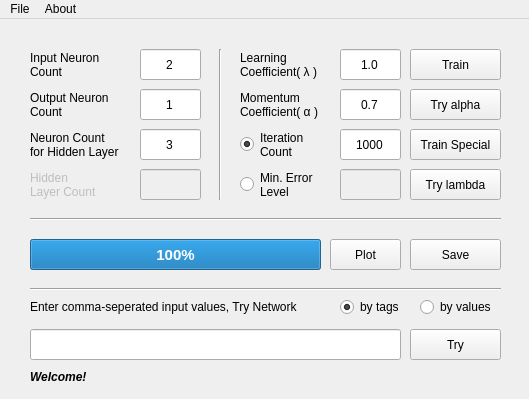
<?xml version="1.0" encoding="UTF-8"?>
<ui version="4.0">
 <class>MainWindow</class>
 <widget class="QMainWindow" name="MainWindow">
  <property name="geometry">
   <rect>
    <x>0</x>
    <y>0</y>
    <width>529</width>
    <height>399</height>
   </rect>
  </property>
  <property name="minimumSize">
   <size>
    <width>529</width>
    <height>366</height>
   </size>
  </property>
  <property name="maximumSize">
   <size>
    <width>529</width>
    <height>400</height>
   </size>
  </property>
  <property name="windowTitle">
   <string>Neural Network Parametric</string>
  </property>
  <property name="windowIcon">
   <iconset>
    <normaloff>thinking.png</normaloff>thinking.png</iconset>
  </property>
  <property name="toolTipDuration">
   <number>3</number>
  </property>
  <widget class="QWidget" name="centralWidget">
   <widget class="QPushButton" name="btn_train">
    <property name="geometry">
     <rect>
      <x>410</x>
      <y>30</y>
      <width>91</width>
      <height>31</height>
     </rect>
    </property>
    <property name="text">
     <string>Train</string>
    </property>
   </widget>
   <widget class="QLabel" name="label">
    <property name="geometry">
     <rect>
      <x>30</x>
      <y>30</y>
      <width>101</width>
      <height>31</height>
     </rect>
    </property>
    <property name="text">
     <string>Input Neuron
Count</string>
    </property>
   </widget>
   <widget class="QLineEdit" name="ledt_input">
    <property name="geometry">
     <rect>
      <x>140</x>
      <y>30</y>
      <width>61</width>
      <height>31</height>
     </rect>
    </property>
    <property name="font">
     <font>
      <pointsize>9</pointsize>
     </font>
    </property>
    <property name="text">
     <string>2</string>
    </property>
    <property name="alignment">
     <set>Qt::AlignCenter</set>
    </property>
   </widget>
   <widget class="QLabel" name="label_2">
    <property name="geometry">
     <rect>
      <x>30</x>
      <y>70</y>
      <width>101</width>
      <height>31</height>
     </rect>
    </property>
    <property name="text">
     <string>Output Neuron
Count</string>
    </property>
   </widget>
   <widget class="QLineEdit" name="ledt_output">
    <property name="geometry">
     <rect>
      <x>140</x>
      <y>70</y>
      <width>61</width>
      <height>31</height>
     </rect>
    </property>
    <property name="font">
     <font>
      <pointsize>9</pointsize>
     </font>
    </property>
    <property name="text">
     <string>1</string>
    </property>
    <property name="alignment">
     <set>Qt::AlignCenter</set>
    </property>
    <property name="readOnly">
     <bool>true</bool>
    </property>
   </widget>
   <widget class="QLabel" name="statusLabel">
    <property name="geometry">
     <rect>
      <x>30</x>
      <y>350</y>
      <width>471</width>
      <height>16</height>
     </rect>
    </property>
    <property name="font">
     <font>
      <weight>75</weight>
      <italic>true</italic>
      <bold>true</bold>
     </font>
    </property>
    <property name="text">
     <string>Welcome!</string>
    </property>
   </widget>
   <widget class="QProgressBar" name="progressBar">
    <property name="geometry">
     <rect>
      <x>30</x>
      <y>220</y>
      <width>291</width>
      <height>31</height>
     </rect>
    </property>
    <property name="font">
     <font>
      <pointsize>11</pointsize>
      <weight>75</weight>
      <italic>false</italic>
      <bold>true</bold>
     </font>
    </property>
    <property name="value">
     <number>100</number>
    </property>
   </widget>
   <widget class="QLabel" name="label_4">
    <property name="geometry">
     <rect>
      <x>240</x>
      <y>30</y>
      <width>101</width>
      <height>31</height>
     </rect>
    </property>
    <property name="text">
     <string>Learning
Coefficient( λ )</string>
    </property>
   </widget>
   <widget class="QLineEdit" name="ledt_lambda">
    <property name="geometry">
     <rect>
      <x>340</x>
      <y>30</y>
      <width>61</width>
      <height>31</height>
     </rect>
    </property>
    <property name="font">
     <font>
      <pointsize>9</pointsize>
     </font>
    </property>
    <property name="text">
     <string>1.0</string>
    </property>
    <property name="alignment">
     <set>Qt::AlignCenter</set>
    </property>
   </widget>
   <widget class="QLabel" name="label_5">
    <property name="geometry">
     <rect>
      <x>240</x>
      <y>70</y>
      <width>101</width>
      <height>31</height>
     </rect>
    </property>
    <property name="text">
     <string>Momentum
Coefficient( α )</string>
    </property>
   </widget>
   <widget class="QLineEdit" name="ledt_alpha">
    <property name="geometry">
     <rect>
      <x>340</x>
      <y>70</y>
      <width>61</width>
      <height>31</height>
     </rect>
    </property>
    <property name="font">
     <font>
      <pointsize>9</pointsize>
     </font>
    </property>
    <property name="text">
     <string>0.7</string>
    </property>
    <property name="alignment">
     <set>Qt::AlignCenter</set>
    </property>
   </widget>
   <widget class="Line" name="line">
    <property name="geometry">
     <rect>
      <x>210</x>
      <y>30</y>
      <width>20</width>
      <height>151</height>
     </rect>
    </property>
    <property name="orientation">
     <enum>Qt::Vertical</enum>
    </property>
   </widget>
   <widget class="QLabel" name="label_1">
    <property name="geometry">
     <rect>
      <x>30</x>
      <y>280</y>
      <width>311</width>
      <height>16</height>
     </rect>
    </property>
    <property name="text">
     <string>Enter comma-seperated input values, Try Network </string>
    </property>
   </widget>
   <widget class="QLineEdit" name="ledt_try">
    <property name="geometry">
     <rect>
      <x>30</x>
      <y>310</y>
      <width>371</width>
      <height>31</height>
     </rect>
    </property>
   </widget>
   <widget class="QRadioButton" name="rdb_tag">
    <property name="geometry">
     <rect>
      <x>340</x>
      <y>280</y>
      <width>81</width>
      <height>16</height>
     </rect>
    </property>
    <property name="text">
     <string>by tags</string>
    </property>
    <property name="checked">
     <bool>true</bool>
    </property>
    <attribute name="buttonGroup">
     <string notr="true">buttonGroup_2</string>
    </attribute>
   </widget>
   <widget class="QRadioButton" name="rdb_value">
    <property name="geometry">
     <rect>
      <x>420</x>
      <y>280</y>
      <width>91</width>
      <height>16</height>
     </rect>
    </property>
    <property name="text">
     <string>by values</string>
    </property>
    <attribute name="buttonGroup">
     <string notr="true">buttonGroup_2</string>
    </attribute>
   </widget>
   <widget class="Line" name="line_1">
    <property name="geometry">
     <rect>
      <x>30</x>
      <y>260</y>
      <width>471</width>
      <height>21</height>
     </rect>
    </property>
    <property name="orientation">
     <enum>Qt::Horizontal</enum>
    </property>
   </widget>
   <widget class="QLabel" name="label_6">
    <property name="enabled">
     <bool>false</bool>
    </property>
    <property name="geometry">
     <rect>
      <x>30</x>
      <y>150</y>
      <width>101</width>
      <height>31</height>
     </rect>
    </property>
    <property name="text">
     <string>Hidden 
Layer Count</string>
    </property>
   </widget>
   <widget class="QLabel" name="label_3">
    <property name="geometry">
     <rect>
      <x>30</x>
      <y>110</y>
      <width>101</width>
      <height>31</height>
     </rect>
    </property>
    <property name="text">
     <string>Neuron Count
for Hidden Layer</string>
    </property>
   </widget>
   <widget class="QLineEdit" name="ledt_layer_count">
    <property name="enabled">
     <bool>false</bool>
    </property>
    <property name="geometry">
     <rect>
      <x>140</x>
      <y>150</y>
      <width>61</width>
      <height>31</height>
     </rect>
    </property>
    <property name="font">
     <font>
      <pointsize>9</pointsize>
     </font>
    </property>
    <property name="alignment">
     <set>Qt::AlignCenter</set>
    </property>
   </widget>
   <widget class="QLineEdit" name="ledt_hid_neuron_count">
    <property name="geometry">
     <rect>
      <x>140</x>
      <y>110</y>
      <width>61</width>
      <height>31</height>
     </rect>
    </property>
    <property name="font">
     <font>
      <pointsize>9</pointsize>
     </font>
    </property>
    <property name="text">
     <string>3</string>
    </property>
    <property name="alignment">
     <set>Qt::AlignCenter</set>
    </property>
   </widget>
   <widget class="QRadioButton" name="rdb_iter">
    <property name="geometry">
     <rect>
      <x>240</x>
      <y>110</y>
      <width>141</width>
      <height>31</height>
     </rect>
    </property>
    <property name="text">
     <string>Iteration
Count</string>
    </property>
    <property name="checked">
     <bool>true</bool>
    </property>
    <attribute name="buttonGroup">
     <string notr="true">buttonGroup</string>
    </attribute>
   </widget>
   <widget class="QRadioButton" name="rdb_error">
    <property name="enabled">
     <bool>true</bool>
    </property>
    <property name="geometry">
     <rect>
      <x>240</x>
      <y>150</y>
      <width>141</width>
      <height>31</height>
     </rect>
    </property>
    <property name="text">
     <string>Min. Error
Level</string>
    </property>
    <attribute name="buttonGroup">
     <string notr="true">buttonGroup</string>
    </attribute>
   </widget>
   <widget class="QLineEdit" name="ledt_iter">
    <property name="geometry">
     <rect>
      <x>340</x>
      <y>110</y>
      <width>61</width>
      <height>31</height>
     </rect>
    </property>
    <property name="font">
     <font>
      <pointsize>9</pointsize>
     </font>
    </property>
    <property name="text">
     <string>1000</string>
    </property>
    <property name="alignment">
     <set>Qt::AlignCenter</set>
    </property>
   </widget>
   <widget class="QLineEdit" name="ledt_min_error">
    <property name="enabled">
     <bool>false</bool>
    </property>
    <property name="geometry">
     <rect>
      <x>340</x>
      <y>150</y>
      <width>61</width>
      <height>31</height>
     </rect>
    </property>
    <property name="font">
     <font>
      <pointsize>9</pointsize>
     </font>
    </property>
    <property name="text">
     <string/>
    </property>
    <property name="alignment">
     <set>Qt::AlignCenter</set>
    </property>
   </widget>
   <widget class="QPushButton" name="btn_try">
    <property name="geometry">
     <rect>
      <x>410</x>
      <y>310</y>
      <width>91</width>
      <height>31</height>
     </rect>
    </property>
    <property name="text">
     <string>Try</string>
    </property>
   </widget>
   <widget class="QPushButton" name="btn_save">
    <property name="geometry">
     <rect>
      <x>410</x>
      <y>220</y>
      <width>91</width>
      <height>31</height>
     </rect>
    </property>
    <property name="text">
     <string>Save</string>
    </property>
   </widget>
   <widget class="Line" name="line_2">
    <property name="geometry">
     <rect>
      <x>30</x>
      <y>190</y>
      <width>471</width>
      <height>21</height>
     </rect>
    </property>
    <property name="orientation">
     <enum>Qt::Horizontal</enum>
    </property>
   </widget>
   <widget class="QPushButton" name="btn_plot">
    <property name="geometry">
     <rect>
      <x>330</x>
      <y>220</y>
      <width>71</width>
      <height>31</height>
     </rect>
    </property>
    <property name="text">
     <string>Plot</string>
    </property>
   </widget>
   <widget class="QPushButton" name="btn_train_2">
    <property name="geometry">
     <rect>
      <x>410</x>
      <y>70</y>
      <width>91</width>
      <height>31</height>
     </rect>
    </property>
    <property name="text">
     <string>Try alpha</string>
    </property>
   </widget>
   <widget class="QPushButton" name="btn_train_3">
    <property name="geometry">
     <rect>
      <x>410</x>
      <y>110</y>
      <width>91</width>
      <height>31</height>
     </rect>
    </property>
    <property name="text">
     <string>Train Special</string>
    </property>
   </widget>
   <widget class="QPushButton" name="btn_train_4">
    <property name="geometry">
     <rect>
      <x>410</x>
      <y>150</y>
      <width>91</width>
      <height>31</height>
     </rect>
    </property>
    <property name="text">
     <string>Try lambda</string>
    </property>
   </widget>
  </widget>
  <widget class="QMenuBar" name="menuBar">
   <property name="geometry">
    <rect>
     <x>0</x>
     <y>0</y>
     <width>529</width>
     <height>24</height>
    </rect>
   </property>
   <widget class="QMenu" name="menuDosya">
    <property name="title">
     <string>File</string>
    </property>
    <addaction name="actionOpenTxtData"/>
    <addaction name="actionOpenTxtTag"/>
    <addaction name="separator"/>
    <addaction name="action_k"/>
   </widget>
   <widget class="QMenu" name="menuAbout">
    <property name="title">
     <string>About</string>
    </property>
    <addaction name="actionThanks"/>
    <addaction name="actionAboutNNP"/>
    <addaction name="actionLicence"/>
    <addaction name="separator"/>
    <addaction name="actionAuthor"/>
   </widget>
   <addaction name="menuDosya"/>
   <addaction name="menuAbout"/>
  </widget>
  <action name="actionOpenTxtData">
   <property name="text">
    <string>Open another formatted data file (.txt)</string>
   </property>
   <property name="toolTip">
    <string>For default, in application folder, &quot;data.txt&quot;</string>
   </property>
   <property name="statusTip">
    <string/>
   </property>
  </action>
  <action name="action_k">
   <property name="text">
    <string>Exit</string>
   </property>
  </action>
  <action name="actionAuthor">
   <property name="text">
    <string>Author (Orhan Gazi Hafif)</string>
   </property>
  </action>
  <action name="actionThanks">
   <property name="text">
    <string>Thanks</string>
   </property>
  </action>
  <action name="actionAboutNNP">
   <property name="text">
    <string>About NNP</string>
   </property>
  </action>
  <action name="actionLicence">
   <property name="text">
    <string>Licence</string>
   </property>
  </action>
  <action name="actionOpenTxtTag">
   <property name="text">
    <string>Open another tag file (.txt)</string>
   </property>
  </action>
 </widget>
 <layoutdefault spacing="6" margin="11"/>
 <resources/>
 <connections/>
 <buttongroups>
  <buttongroup name="buttonGroup_2"/>
  <buttongroup name="buttonGroup"/>
 </buttongroups>
</ui>
